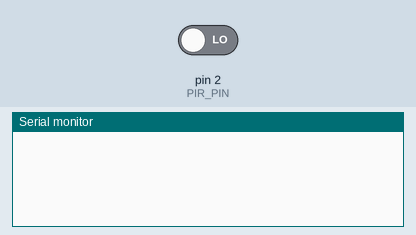
A sketch run on a simulated Arduino Uno, built with avr-gcc and run on an emulated ATmega328P. Parts: the last lines printed to the serial monitor. Inputs (shaded band) come from the test bench; at power-on: pin 2 (PIR_PIN) LOW.

Above: at 1.2 s.
1.3 s: pin 2 (PIR_PIN) driven HIGH
At 1.8 s:
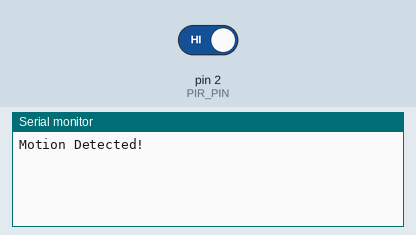
2.8 s: pin 2 (PIR_PIN) driven LOW
At 4.2 s:
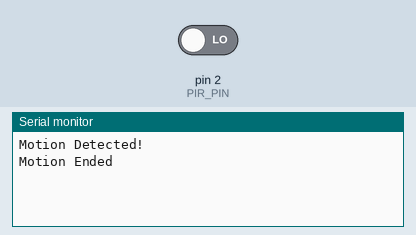

Measured:
- after the input at 1.3 s, the serial monitor: prints a new line at once (image 1)
- after the input at 2.8 s, the serial monitor: prints a new line at once (image 2)

The sketch:

1.1.3.ino
```cpp
const int PIR_PIN = 2;
int pirState = LOW;
int lastState = LOW;

void setup() {
  Serial.begin(9600);
  pinMode(PIR_PIN, INPUT);
}

void loop() {

  pirState = digitalRead(PIR_PIN);


  if (pirState == HIGH && lastState == LOW) {
    Serial.println("Motion Detected!");
  }

  if (pirState == LOW && lastState == HIGH) {
    Serial.println("Motion Ended ");
  }

  lastState = pirState;

  delay(50);
}
```
